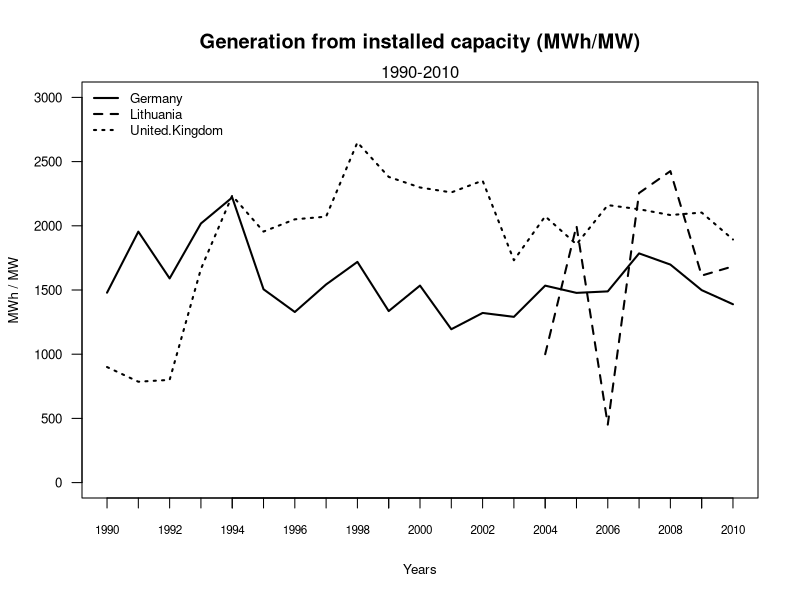

The R script that drew this image:
####################
#
#	Title: Generation from installed capacity (MWh/MW)
#	Source: Eurostat (nrg_113a, nrg_1072)
#	Notes: Onshore and offshore wind turbines
#
####################


capacity = read.csv("eurostat-nrg_113a_capacity-wind-MW.csv")
production = read.csv("eurostat-nrg_1072_production-wind-GWh.csv") # this is in GWh so late we have to multiply with 1000 to get it in MWh.
pdf(file="figure_generation-capacity.pdf", height=3.5, width=5)
plot(production$Germany*1000/capacity$Germany, type="l", ylim=range(0,3000), axes=F, ann=T, xlab="Years", ylab="MWh / MW", cex.lab=0.8, lwd=2)
axis(1, lab=F) #disable labels on x-axis
axis(1, at=1:21, lab=capacity$X, cex.axis=0.7)
axis(2, las=1, cex.axis=0.8)
box()
lines(production$Lithuania*1000/capacity$Lithuania, type="l", lty=2, lwd=2)
lines(production$United.Kingdom*1000/capacity$United.Kingdom, type="l", lty=3, lwd=2)
title(main="Generation from installed capacity (MWh/MW)")
mtext("1990-2010");
legend("topleft", names(capacity[-1]), cex=0.8, lty=1:3, lwd=2, bty="n");
dev.off()
